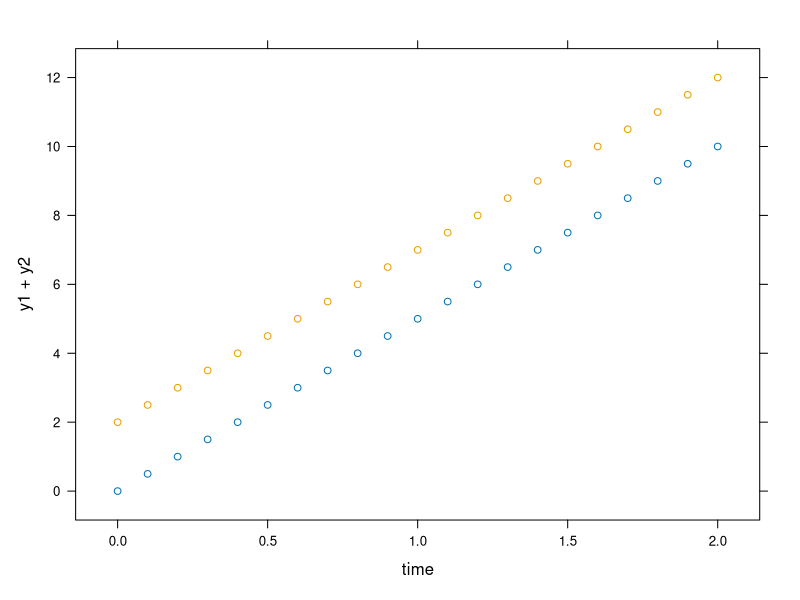

Reproduce this figure in R.
require(deSolve)
require(lattice)


# A test function for R's DAE solvers.
# Example DAE system:
#   dy1/dt = a
#   y2 = y1 + b
#   y1_0 = 0
# In the required form:
#   dy1/dt - a = 0
#   y2 - y1 - b = 0
#   y1_0 = 0



y_init <- c(y1=0, y2=2) # Initial state 
dydt_init <- c(y1=5)    # Initial derivatives
solveTimes <- seq(0, 2, 0.1) # Times at which output is desired.
params <- c(a=5, b=2)

# Function that calculates residuals
residuals <- function(t, y, dy, parms){
  a <- parms[1]
  b <- parms[2]
  dy1dt <- dy[1]
  y1 <- y[1]
  y2 <- y[2]
  res1 <- dy1dt - a
  res2 <- y2 - y1 - b
  out <- list(c(res1, res2), a, b)
  return(out)
}

result <- daspk(y=y_init, times=solveTimes, dy=dydt_init,
                parms=params, res=residuals)
df <- data.frame(result)

# For a graph, type the following into the console:
xyplot(y1+y2~time, data=df)
